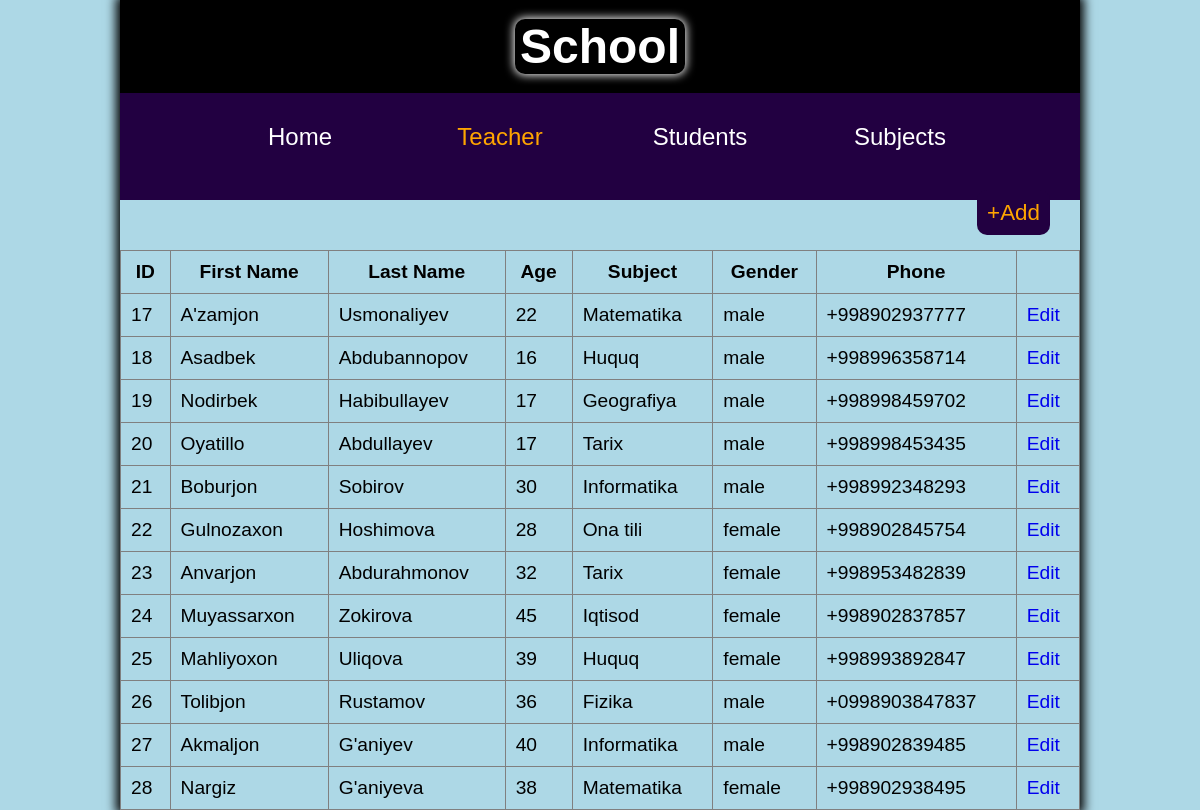
/teacher/, run on an earlier commit of the app's database.
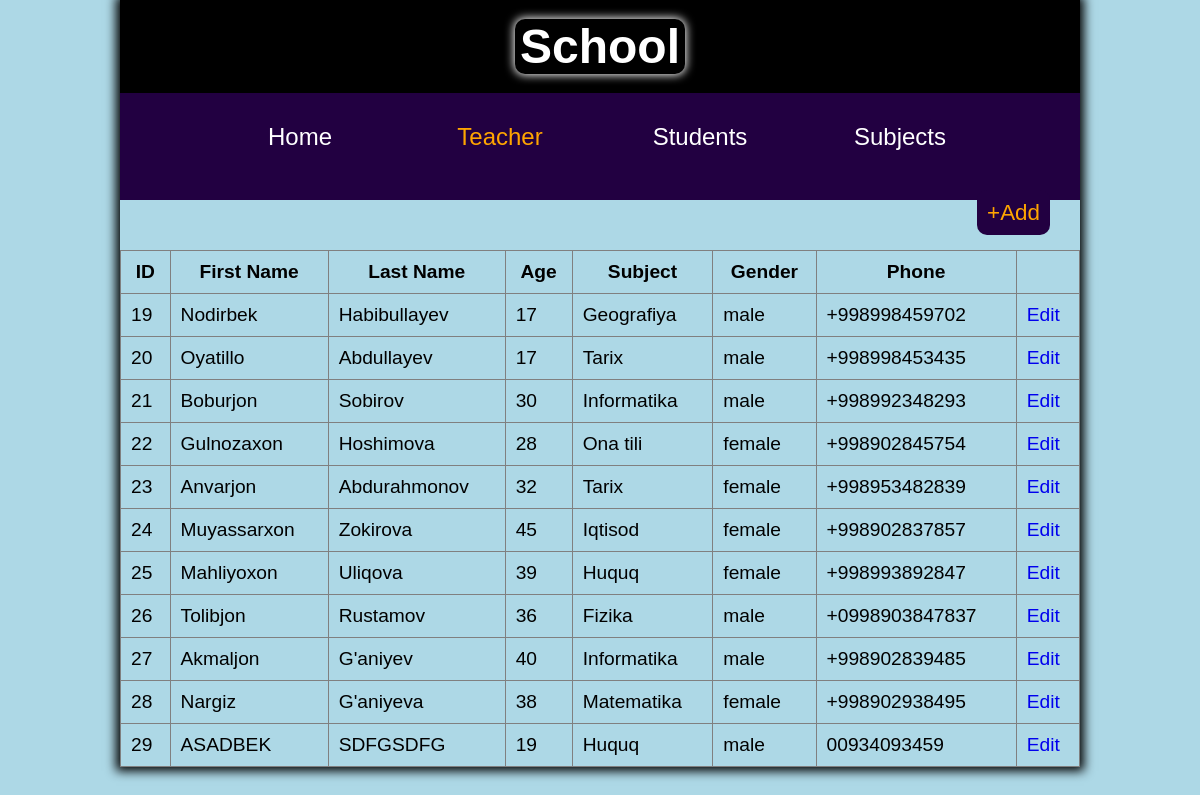
And on a later commit of the database.
### home/models.py (models this page shows, shortened)
class Teacher(models.Model):
    GENDER = (
        ('male', "Male"),
        ('female', 'Female'),
    )
    first_name = models.CharField(max_length=30)
    last_name = models.CharField(max_length=30)
    age = models.PositiveIntegerField(blank=True, null=True)
    subject = models.ForeignKey(Subject, on_delete=models.CASCADE, null=True, blank=True)
    gender = models.CharField(max_length=6,choices=GENDER)
    phone = models.CharField(max_length=13, blank=True, null=True)

class Subject(models.Model):
    name = models.CharField(max_length=12)
    def __str__(self):
        return self.name

### home/views.py (the view)
# urls.py: path("teacher/", teacher),
def teacher(request):
    context = {
        "teachers": list(Teacher.objects.all()),
    }
    return render(request, "teacher.html", context)

### templates/teacher.html (shortened to what this page needs)
<!DOCTYPE html>
<html lang="en">
    <head>
    </head>
    <body>
        <div class="container">
            <div class="header">
                <div class="title">
                    <div class="text"><h1>School</h1></div>
                </div>
                <div class="nav">
                    <ul>
                        <a href="/home/"><li>Home</li></a>
                        <a href="/teacher/"><li class="active">Teacher</li></a>
                        <a href="/student"><li>Students</li></a>
                        <a href="/subject"><li>Subjects</li></a>
                    </ul>
                </div>
            </div>
            <div class="content">
                <div class="add"><a href="/teacher-add/">+Add</a></div>
                <table
                    border="1"
                    style="border-collapse: collapse"
                    width="100%"
                >
                    <tr>
                        <th>ID</th>
                        <th>First Name</th>
                        <th>Last Name</th>
                        <th>Age</th>
                        <th>Subject</th>
                        <th>Gender</th>
                        <th>Phone</th>
                    </tr>
                    {% for teacher in teachers %}
                    <tr>
                        <td>{{teacher.id}}</td>
                        <td>
                            {{teacher.first_name}}
                        </td>
                        <td>{{teacher.last_name}}</td>
                        <td>{{teacher.age}}</td>
                        <td>{{teacher.subject}}</td>
                        <td>{{teacher.gender}}</td>
                        <td>{{teacher.phone}}</td>
                        <td>
                            <a href="/teacher-edit/{{teacher.id}}" class="edit">Edit</a>
                        </td>
                    </tr>
                    {% endfor %}
                </table>
            </div>
        </div>
    </body>
</html>

### templates/teacher.html (style rules this page uses)
* { padding: 0; margin: 0; box-sizing: border-box; font-family: sans-serif; }
body { background: lightblue; overflow-x: hidden; }
.container { width: 80vw; margin: 0 auto; box-shadow: 0 0 10px 4px black; }
.header { width: 100%; height: 200px; background-color: rgb(34, 0, 65); }
.title { width: 100%; display: flex; justify-content: center; background-color: black; padding: 2% 0; }
.title h1 { font-size: 3em; }
.text { color: white; width: 170px; text-align: center; height: 10%; border-radius: 10px; box-shadow: 0px 0px 10px 1px white; }
.nav { padding-top: 2%; width: 100%; display: flex; justify-content: center; }
ul { display: flex; justify-content: space-around; }
li { list-style-type: none; font-size: 1.5em; color: white; width: 200px; padding: 10px 0; text-align: center; transition: 0.4s; border-radius: 20px; }
a { text-decoration: none; }
.active { color: orange; }
td,th { padding: 10px 10px; font-size: 1.2em; }
.add { width: 100%; height: 50px; text-align: right; color: orange; padding-right: 30px; }
.add a { color: orange; font-size: 1.4em; padding: 10px; background-color: rgb(34, 0, 65); border-radius: 10px; }

What changed in the data, as far as the page shows it:
removed Teacher: id "17", first_name "A'zamjon", last_name "Usmonaliyev", age "22", subject "Matematika", gender "male", phone "+998902937777"
removed Teacher: id "18", first_name "Asadbek", last_name "Abdubannopov", age "16", subject "Huquq", gender "male", phone "+998996358714"
added Teacher: id "29", first_name "ASADBEK", last_name "SDFGSDFG", age "19", subject "Huquq", gender "male", phone "00934093459"
